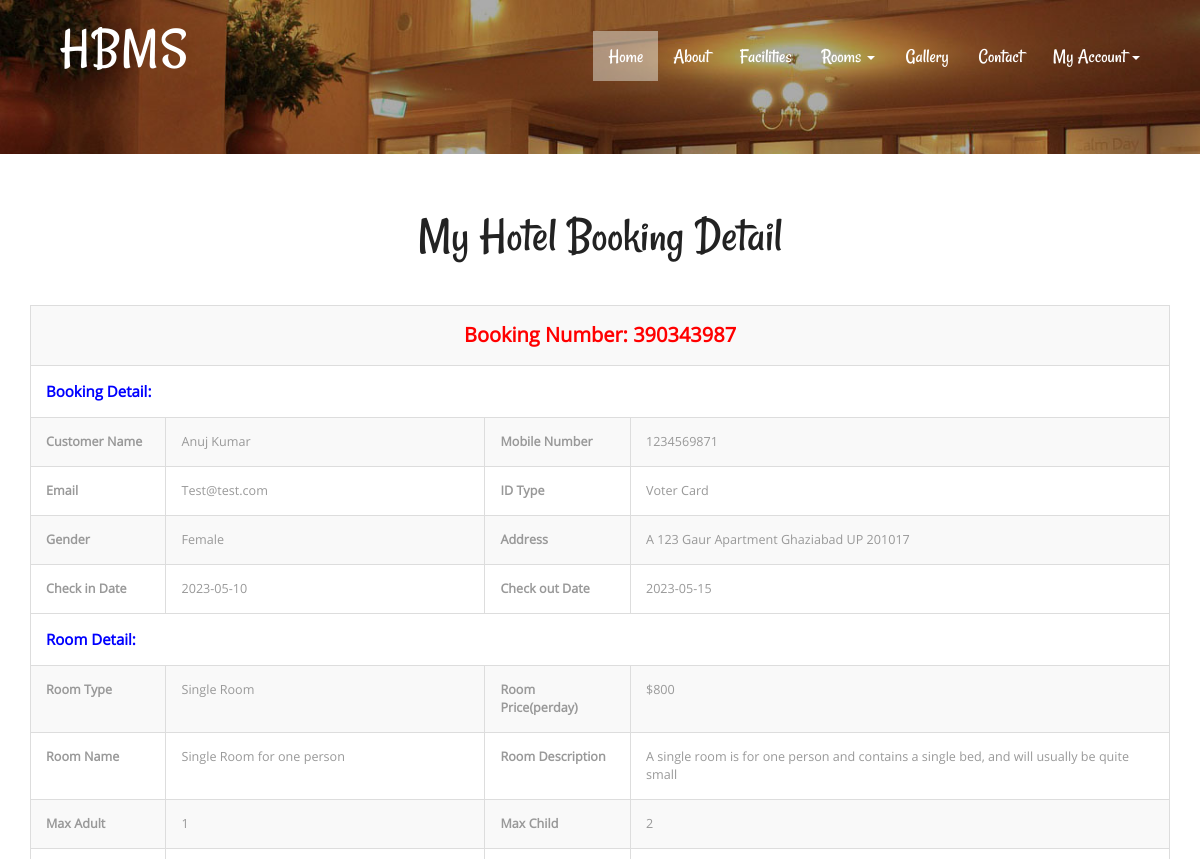
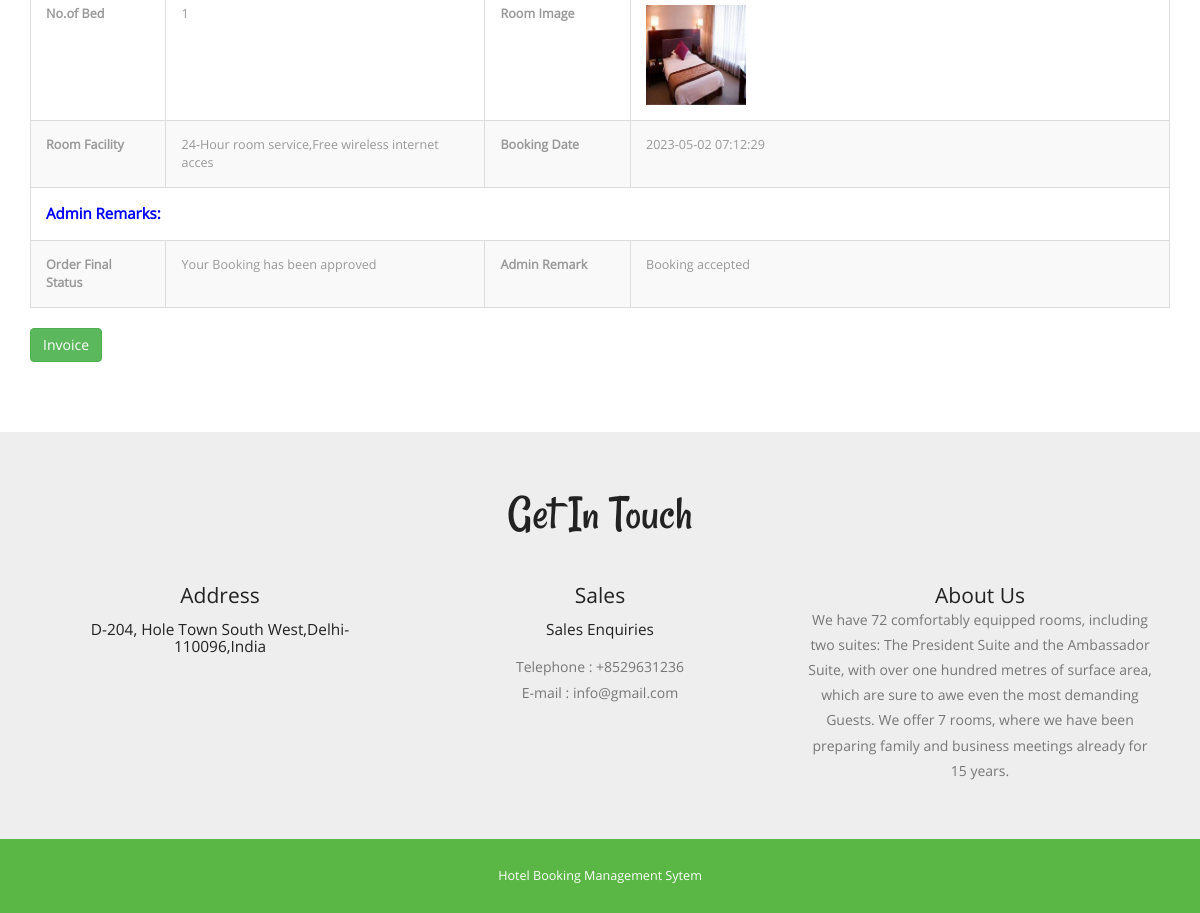
Page /view-application-detail.php?viewid=1 (signed in) on the committed database (2 pictures, top to bottom).
### tables this page shows
CREATE TABLE `tblbooking` (
  `ID` int(10) NOT NULL,
  `RoomId` int(5) DEFAULT NULL,
  `BookingNumber` varchar(120) DEFAULT NULL,
  `UserID` int(5) NOT NULL,
  `IDType` varchar(120) DEFAULT NULL,
  `Gender` varchar(50) DEFAULT NULL,
  `Address` mediumtext DEFAULT NULL,
  `CheckinDate` varchar(200) DEFAULT NULL,
  `CheckoutDate` varchar(200) DEFAULT NULL,
  `BookingDate` timestamp NULL DEFAULT current_timestamp(),
  `Remark` varchar(50) DEFAULT NULL,
  `Status` varchar(50) DEFAULT NULL,
  `UpdationDate` timestamp NULL DEFAULT NULL ON UPDATE current_timestamp()
);

CREATE TABLE `tbluser` (
  `ID` int(10) NOT NULL,
  `FullName` varchar(200) DEFAULT NULL,
  `MobileNumber` bigint(10) DEFAULT NULL,
  `Email` varchar(120) DEFAULT NULL,
  `Password` varchar(120) DEFAULT NULL,
  `RegDate` timestamp NULL DEFAULT current_timestamp()
);

CREATE TABLE `tblcategory` (
  `ID` int(10) NOT NULL,
  `CategoryName` varchar(120) DEFAULT NULL,
  `Description` mediumtext DEFAULT NULL,
  `Price` int(5) NOT NULL,
  `Date` timestamp NULL DEFAULT current_timestamp()
);

CREATE TABLE `tblroom` (
  `ID` int(10) NOT NULL,
  `RoomType` int(10) DEFAULT NULL,
  `RoomName` varchar(200) DEFAULT NULL,
  `MaxAdult` int(5) DEFAULT NULL,
  `MaxChild` int(5) DEFAULT NULL,
  `RoomDesc` mediumtext DEFAULT NULL,
  `NoofBed` int(5) DEFAULT NULL,
  `Image` varchar(200) DEFAULT NULL,
  `RoomFacility` varchar(200) DEFAULT NULL,
  `CreationDate` timestamp NULL DEFAULT current_timestamp()
);

CREATE TABLE `tblpage` (
  `ID` int(10) NOT NULL,
  `PageType` varchar(120) DEFAULT NULL,
  `PageTitle` varchar(200) DEFAULT NULL,
  `PageDescription` mediumtext DEFAULT NULL,
  `Email` varchar(120) DEFAULT NULL,
  `MobileNumber` bigint(10) DEFAULT NULL,
  `UpdationDate` timestamp NULL DEFAULT NULL ON UPDATE current_timestamp()
);

### src/view-application-detail.php (the view, shortened to what this page needs)
<?php
include('includes/dbconnection.php');
if (strlen($_SESSION['hbmsuid']==0)) {
  header('location:logout.php');
  } else{
?>
<!DOCTYPE HTML>
<html>
<head>
<link href="css/bootstrap.css" rel="stylesheet" type="text/css" media="all">
<link href="css/style.css" rel="stylesheet" type="text/css" media="all" />
</head>
<body>
			<div class="header head-top">
				<div class="container">
	<?php include_once('includes/header.php');?>
		</div>
</div>
	<div class="typography">
			<div class="container">
				<div class="typography-info">
					<h2 class="type">My Hotel Booking Detail</h2>
				</div>
				<div class="bs-docs-example">
					<?php
                  $vid=$_GET['viewid'];
$sql="SELECT tblbooking.BookingNumber,tbluser.FullName,tbluser.MobileNumber,tbluser.Email,tblbooking.ID as tid,tblbooking.IDType,tblbooking.Gender,tblbooking.Address,tblbooking.CheckinDate,tblbooking.CheckoutDate,tblbooking.BookingDate,tblbooking.Remark,tblbooking.Status,tblbooking.UpdationDate,tblcategory.CategoryName,tblcategory.Description,tblcategory.Price,tblroom.RoomName,tblroom.MaxAdult,tblroom.MaxChild,tblroom.RoomDesc,tblroom.NoofBed,tblroom.Image,tblroom.RoomFacility
from tblbooking
join tblroom on tblbooking.RoomId=tblroom.ID
join tblcategory on tblcategory.ID=tblroom.RoomType
join tbluser on tblbooking.UserID=tbluser.ID
where tblbooking.ID=:vid";
$query = $dbh -> prepare($sql);
$query-> bindParam(':vid', $vid, PDO::PARAM_STR);
$query->execute();
$results=$query->fetchAll(PDO::FETCH_OBJ);
$cnt=1;
if($query->rowCount() > 0)
{
foreach($results as $row)
{               ?>
                            <table border="1" class="table table-bordered table-striped table-vcenter js-dataTable-full-pagination">
                            	<tr>
  <th colspan="4" style="color: red;font-weight: bold;text-align: center;font-size: 20px"> Booking Number: <?php echo $row->BookingNumber;?></th>
</tr>
<tr>
  <th colspan="4" style="color: blue;font-weight: bold;font-size: 15px"> Booking Detail:</th>
</tr>
<tr>
    <th>Customer Name</th>
    <td><?php  echo $row->FullName;?></td>
    <th>Mobile Number</th>
    <td><?php  echo $row->MobileNumber;?></td>
  </tr>
  <tr>
   <th>Email</th>
    <td><?php  echo $row->Email;?></td>
    <th>ID Type</th>
    <td><?php  echo $row->IDType;?></td>
  </tr>
  <tr>
   <th>Gender</th>
    <td><?php  echo $row->Gender;?></td>
    <th>Address</th>
    <td><?php  echo $row->Address;?></td>
  </tr>
  <tr>
    <th>Check in Date</th>
    <td><?php  echo $row->CheckinDate;?></td>
    <th>Check out Date</th>
    <td><?php  echo $row->CheckoutDate;?></td>
  </tr>
   <tr>
    <tr>
  <th colspan="4" style="color: blue;font-weight: bold;font-size: 15px"> Room Detail:</th>
</tr>
    <th>Room Type</th>
    <td><?php  echo $row->CategoryName;?></td>
    <th>Room Price(perday)</th>
    <td>$<?php  echo $row->Price;?></td>
  </tr>
 <tr>
    <th>Room Name</th>
    <td><?php  echo $row->RoomName;?></td>
    <th>Room Description</th>
    <td><?php  echo $row->RoomDesc;?></td>
  </tr>
   <tr>
    <th>Max Adult</th>
    <td><?php  echo $row->MaxAdult;?></td>
    <th>Max Child</th>
    <td><?php  echo $row->MaxChild;?></td>
  </tr>
<tr>
    <th>No.of Bed</th>
    <td><?php  echo $row->NoofBed;?></td>
    <th>Room Image</th>
    <td><img src="admin/images/<?php echo $row->Image;?>" width="100" height="100" value="<?php  echo $row->Image;?>"></td>
  </tr>
   <tr>
    <th>Room Facility</th>
    <td><?php  echo $row->RoomFacility;?></td>
    <th>Booking Date</th>
    <td><?php  echo $row->BookingDate;?></td>
  </tr>
   <tr>
  <th colspan="4" style="color: blue;font-weight: bold;font-size: 15px"> Admin Remarks:</th>
</tr>
  <tr>
     <th>Order Final Status</th>
    <td> <?php  $status=$row->Status;
if($row->Status=="Approved")
{
  echo "Your Booking has been approved";
}
     ;?></td>
     <th >Admin Remark</th>
    <?php if($row->Status==""){ ?>
                     <td><?php echo "Not Updated Yet"; ?></td>
<?php } else { ?>                  <td><?php  echo htmlentities($row->Remark);?>
                  </td>
                  <?php } ?>
  </tr>
<?php $cnt=$cnt+1;}} ?>
</table>
<a href="invoice.php?invid=<?php echo htmlentities ($row->tid);?>" class="btn btn-success">Invoice</a>
				</div>
			</div>
	</div>
			<?php include_once('includes/getintouch.php');?>
				<?php include_once('includes/footer.php');?>
</body>
</html><?php }  ?>

### src/includes/getintouch.php
<div class="touch-section">
					<div class="container">
						<h3>get in touch</h3>
						<div class="touch-grids">
							<?php
$sql="SELECT * from tblpage where PageType='contactus'";
$query = $dbh -> prepare($sql);
$query->execute();
$results=$query->fetchAll(PDO::FETCH_OBJ);
$cnt=1;
if($query->rowCount() > 0)
{
foreach($results as $row)
{               ?>
							<div class="col-md-4 touch-grid">
								<h4>address</h4>
								<h5><?php  echo htmlentities($row->PageDescription);?></h5>
							</div>
							<div class="col-md-4 touch-grid">
								<h4>Sales</h4>
								<h5>Sales Enquiries</h5>
								<p>Telephone : +<?php  echo htmlentities($row->MobileNumber);?></p>
							<p>E-mail : <?php  echo htmlentities($row->Email);?></p>
							</div><?php $cnt=$cnt+1;}} ?>
							<div class="col-md-4 touch-grid">
								<?php
$sql="SELECT * from tblpage where PageType='aboutus'";
$query = $dbh -> prepare($sql);
$query->execute();
$results=$query->fetchAll(PDO::FETCH_OBJ);
$cnt=1;
if($query->rowCount() > 0)
{
foreach($results as $row)
{               ?>
							<h4><?php  echo htmlentities($row->PageTitle);?></h4>
								<p><?php  echo htmlentities($row->PageDescription);?></p>
							</div><?php $cnt=$cnt+1;}} ?>
							<div class="clearfix"></div>
						</div>
					</div>
					</div>

### src/css/style.css (style rules this page uses)
body a { transition:0.5s all; -webkit-transition:0.5s all; -moz-transition:0.5s all; -o-transition:0.5s all; -ms-transition:0.5s all; }
h1,h2,h3,h4,h5,h6 { padding:0 0; margin:0 0; }
p { padding:0 0; margin:0 0; }
body { padding:0 0; margin:0 0; font-family: 'OpenSans-Regular' }
.header { background:url(../images/banner1.jpg) no-repeat 0px 0px; background-size:cover; -webkit-background-size: cover; -moz-background-size: cover; -o-background-size: cover; -ms-background-size: cover; min-height:764px; padding-bottom: 4em; }
.touch-section { padding: 4em 0; text-align: center; background-color: #eee; }
.touch-grids { margin-top: 3em; }
.touch-grid h4 { font-size: 1.5em; color: #222; text-transform: capitalize; }
.touch-section h3 { font-size: 3.5em; text-transform: capitalize; font-family: 'Rancho-Regular'; color: #222; }
.touch-grid h5 { font-size: 1.1em; padding: 1em 0; color: #222; }
.touch-grid p { font-size: 1em; line-height: 1.8em; color: #777; }
.head-top { min-height: 115px !important; }
.typography-info { text-align: center; margin-bottom: 3em; }
h2.type { font-size: 3.5em; text-transform: capitalize; font-family: 'Rancho-Regular'; color: #222; }
.typography { padding: 4em 0; }
.table > thead > tr > th, .table > tbody > tr > th, .table > tfoot > tr > th, .table > thead > tr > td, .table > tbody > tr > td, .table > tfoot > tr > td { border-top: none !important; }
.bs-docs-example { margin: 1em 0; }
.table td, .table>tbody>tr>td, .table>tbody>tr>th, .table>tfoot>tr>td, .table>tfoot>tr>th, .table>thead>tr>td, .table>thead>tr>th { padding: 15px!important; }
.table > thead > tr > th, .table > tbody > tr > th, .table > tfoot > tr > th, .table > thead > tr > td, .table > tbody > tr > td, .table > tfoot > tr > td { font-size: 0.9em; color: #999; border-top: none !important; }
@media (max-width:1440px) { .header { min-height: 679px; } }
@media (max-width:1366px) { .header { min-height: 652px; } }
@media (max-width:1280px) { .header { min-height: 602px; } }

### rows in the picture
tblbooking: BookingNumber "390343987", UserID.FullName "Anuj Kumar", UserID.MobileNumber "1234569871", UserID.Email "Test@test.com", IDType "Voter Card", Gender "Female", Address "A 123 Gaur Apartment Ghaziabad UP 201017", CheckinDate "2023-05-10", CheckoutDate "2023-05-15", tblcategory.CategoryName "Single Room", tblcategory.Price "800", RoomId.RoomName "Single Room for one person", RoomId.RoomDesc "A single room is for one person and contains a single bed, and will usually be quite small", RoomId.MaxAdult "1", RoomId.MaxChild "2", RoomId.NoofBed "1", RoomId.Image (picture), RoomId.RoomFacility "24-Hour room service,Free wireless internet acces", BookingDate "2023-05-02 07:12:29", Status "Your Booking has been approved", Remark "Booking accepted"
tblpage: PageDescription "D-204, Hole Town South West,Delhi-110096,India", MobileNumber "8529631236", Email "info@gmail.com"
tblpage: PageTitle "About Us", PageDescription "We have 72 comfortably equipped rooms, including two suites: The President Suite and the Ambassador Suite, with over one hundred metres of surface area, which are sure to awe even the most demanding Guests. We offer 7 rooms, where we have been preparing family and business meetings already for 15 years."
